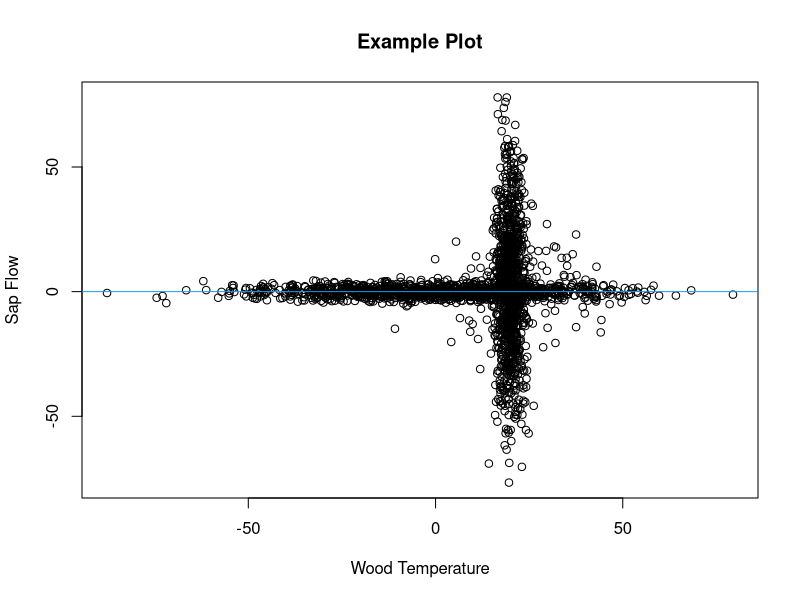

The R script that drew this image: (Note: this script raises an error after producing the figure.)

# Finding Critical Points

# David Moore
# University of New Hampshire Ecohydrology Lab
# May 2023
# davidblakneymoore@gmail.com


# The Explanation

# There are situations where data points, when plotted, cluster around the
# horizontal axis except when they're near a particular value along that axis.
# A picture will help describe this situation.

Predictor_Variable <- c(rnorm(1000, 0, 25), rnorm(1000, 20, 2), rnorm(100, 20, 10))
Response_Variable <- c(rnorm(1000, 0, 2), rnorm(1000, 0, 25), rnorm(100, 0, 10))
Data_Frame <- data.frame(Predictor_Variable = Predictor_Variable, Response_Variable = Response_Variable)
plot(Response_Variable ~ Predictor_Variable, Data_Frame, main = 'Example Plot', xlab = 'Wood Temperature', ylab = 'Sap Flow')
abline(h = 0, col = 4)

# This figure is included in this repository - it's called 'Example Plot 1'.

# This made-up data mimics what I've seen in my studies on winter-dormant-
# season sap flow, where wood temperature is the predictor variable and sap
# flow is the response variable. At extreme wood temperature values, there is
# essentially no sap flow, but when wood temperature values approach a
# particular value (which is often species-specific), sap flows either upward
# or downward in deciduous hardwoods.

# In these scenarios, the value of the predictor variable at which the response
# variable is most variable is unknown. This value, which I'll call the
# 'critical value', must be identified and likely has physiological
# significance for the tree. Here, I propose a method to estimate these
# critical values.

# To estimate a critical value, I propose to split the plane of the plot up
# into four quadrants. The quadrants will come together at a point on the
# horizontal axis somewhere between the minimum and maximum values of the
# predictor variable.  These quadrants will be delineated by two lines that
# cross on the horizontal axis and that have slopes of equal magnitude but of
# different signs (in other words, the lines that delineate the quadrants are
# reflections of each other about the vertical line that passes through the
# point where the lines delineating the quadrant cross). Again, a figure will
# help to illustrate this concept.

Horizontal_Axis_Intercept_Interval <- 0.1
Slope_Interval <- 0.01
Angles <- seq((0 + Slope_Interval), ((pi / 2) - Slope_Interval), Slope_Interval)
Horizontal_Axis_Intercepts <- seq(min(Data_Frame$Predictor_Variable), max(Data_Frame$Predictor_Variable), by = Horizontal_Axis_Intercept_Interval)
i <- sample(seq_len(length((Horizontal_Axis_Intercepts))), 1)
j <- sample(seq_len(length(Angles)), 1)
Bottommost_Points <- ifelse(Data_Frame$Response_Variable < (tan(Angles[j]) * Data_Frame$Predictor_Variable + (-Horizontal_Axis_Intercepts[i] * tan(Angles[j]))) & Data_Frame$Response_Variable < -(tan(Angles[j]) * Data_Frame$Predictor_Variable + (-Horizontal_Axis_Intercepts[i] * tan(Angles[j]))), T, F)
Leftmost_Regions <- ifelse(Data_Frame$Response_Variable > (tan(Angles[j]) * Data_Frame$Predictor_Variable + (-Horizontal_Axis_Intercepts[i] * tan(Angles[j]))) & Data_Frame$Response_Variable < -(tan(Angles[j]) * Data_Frame$Predictor_Variable + (-Horizontal_Axis_Intercepts[i] * tan(Angles[j]))), T, F)
Topmost_Points <- ifelse(Data_Frame$Response_Variable > (tan(Angles[j]) * Data_Frame$Predictor_Variable + (-Horizontal_Axis_Intercepts[i] * tan(Angles[j]))) & Data_Frame$Response_Variable > -(tan(Angles[j]) * Data_Frame$Predictor_Variable + (-Horizontal_Axis_Intercepts[i] * tan(Angles[j]))), T, F)
Rightmost_Points <- ifelse(Data_Frame$Response_Variable < (tan(Angles[j]) * Data_Frame$Predictor_Variable + (-Horizontal_Axis_Intercepts[i] * tan(Angles[j]))) & Data_Frame$Response_Variable > -(tan(Angles[j]) * Data_Frame$Predictor_Variable + (-Horizontal_Axis_Intercepts[i] * tan(Angles[j]))), T, F)
Bottommost_Points <- Data_Frame[Bottommost_Points, ]
Leftmost_Regions <- Data_Frame[Leftmost_Regions, ]
Topmost_Points <- Data_Frame[Topmost_Points, ]
Rightmost_Points <- Data_Frame[Rightmost_Points, ]
plot(Response_Variable ~ Predictor_Variable, Data_Frame, main = 'Example Plot', xlab = 'Wood Temperature', ylab = 'Sap Flow')
points(Bottommost_Points$Predictor_Variable, Bottommost_Points$Response_Variable, col = 2)
points(Leftmost_Regions$Predictor_Variable, Leftmost_Regions$Response_Variable, col = 3)
points(Topmost_Points$Predictor_Variable, Topmost_Points$Response_Variable, col = 4)
points(Rightmost_Points$Predictor_Variable, Rightmost_Points$Response_Variable, col = 5)
abline(a = (-Horizontal_Axis_Intercepts[i] * tan(Angles[j])), b = (tan(Angles[j])))
abline(a = -(-Horizontal_Axis_Intercepts[i] * tan(Angles[j])), b = -(tan(Angles[j])))
abline(h = 0)

# To find the critical value, two processes will happen. First, the lines
# delineating the quadrants will start at the leftmost data point and
# incrementally move rightward along the horizontal axis. Second, at each of
# the horizontal axis intercepts where these two lines meet, the angles of
# these lines will vary incrementally from 0 to pi / 2. For each combination of
# horizontal axis intercept and angle, a least-squares value will be
# calculated. This least-squares value will be the sum of the squared residuals
# from the topmost and bottommost quadrants (these residuals are the difference
# between the data points in these two quadrants and the vertical line that
# passes through the point where the lines delineating the quadrants cross)
# taken together and from the leftmost and rightmost quadrants (these residuals
# are the difference between the data points in these two quadrants and the
# horizontal axis) taken together. The critical point will be the value of the
# predictor variable that generates the minimum least-squares value.

# An even better and more descriptive figure that helps to explain this process
# is included in this repository - it's called 'Example Plot 2.jpeg'.

# This function takes five arguments. The first two are required.

# The 'Predictor_Variable' argument specifies which variable will be treated as
# the variable on the horizontal axis. If the 'Data_Frame' argument is used to
# specify a data frame containing the predictor variable column, the
# 'Predictor_Variable' argument should not be written as a character string (it
# should not be surrounded by quotation marks). If the 'Data_Frame' argument is
# not used, the 'Predictor_Variable' argument should  be written as a character
# string, surrounded by quotation marks. This argument must be numeric and of
# the same length as the 'Response_Variable' argument.

# The 'Response_Variable' argument specifies which variable will be treated as
# the variable on the vertical axis. If the 'Data_Frame' argument is used to
# specify a data frame containing the response variable column, the
# 'Response_Variable' argument should not be written as a character string (it
# should not be surrounded by quotation marks). If the 'Data_Frame' argument is
# not used, the 'Response_Variable' argument should  be written as a character
# string, surrounded by quotation marks. This argument must be numeric and of
# the same length as the 'Predictor_Variable' argument.

# The 'Data_Frame' argument is optional and can be used to identify an object
# of class 'data.frame' that contains both the predictor and response
# variables.

# The 'Slope_Interval' argument specifies, in radians, how gradually slopes
# (angles) should increase from 0 to pi / 2. Smaller 'Slope_Interval' values
# will cause the function to take longer to run but will lead to more accurate
# critical values. This argument must be numeric, of length 1, and between 0
# and pi / 2.

# The 'Horizontal_Axis_Intercept_Interval' argument specifies, in whatever
# units the predictor variable is in, how gradually the quadrants shift from
# right to left. Smaller 'Horizontal_Axis_Intercept_Interval' values will cause
# the function to take longer to run but will lead to more accurate critical
# values. This argument must be numeric, of length 1, and between 0
# and the domain of the predictor variable.


# The Function

Function_for_Finding_the_Critical_Point <- function (Predictor_Variable, Response_Variable, Data_Frame, Slope_Interval = 0.01, Horizontal_Axis_Intercept_Interval = 0.1) {
  if (is.null(Data_Frame)) {
    if (!is.numeric(Predictor_Variable) | !is.numeric(Response_Variable)) {
      stop ("'Predictor_Variable' and 'Response_Variable' must be numeric variables.")
    }
    if (length(Predictor_Variable) != length(Response_Variable)) {
      stop ("'Predictor_Variable' and 'Response_Variable' must be of the same length.")
    }
    Predictor_Variable_Name <- deparse(substitute(Predictor_Variable))
    Response_Variable_Name <- deparse(substitute(Response_Variable))
    Data_Frame <- data.frame(Predictor_Variable = Predictor_Variable, Response_Variable = Response_Variable)
  } else if (!is.null(Data_Frame)) {
    if (class(Data_Frame) != 'data.frame') {
      stop ("'Data_Frame' must be of class 'data.frame'.")
    }
    Predictor_Variable_Name <- deparse(substitute(Predictor_Variable))
    Response_Variable_Name <- deparse(substitute(Response_Variable))
    Predictor_Variable <- Data_Frame[, deparse(substitute(Predictor_Variable))]
    Response_Variable <- Data_Frame[, deparse(substitute(Response_Variable))]
    if (!is.numeric(Predictor_Variable) | !is.numeric(Response_Variable)) {
      stop ("'Predictor_Variable' and 'Response_Variable' must be numeric variables.")
    }
    if (length(Predictor_Variable) != length(Response_Variable)) {
      stop ("'Predictor_Variable' and 'Response_Variable' must be of the same length.")
    }
    Data_Frame <- data.frame(Predictor_Variable = Predictor_Variable, Response_Variable = Response_Variable)
  }
  if (!is.numeric(Horizontal_Axis_Intercept_Interval)) {
    stop ("'Horizontal_Axis_Intercept_Interval' must be numeric.")
  }
  if (length(Horizontal_Axis_Intercept_Interval) != 1) {
    stop ("'Horizontal_Axis_Intercept_Interval' must be a single value.")
  }
  if (Horizontal_Axis_Intercept_Interval <= 0 | Horizontal_Axis_Intercept_Interval >= (max(Data_Frame$Predictor_Variable) - min(Data_Frame$Predictor_Variable))) {
    stop ("'Intercept_Interval' must be greater than 0 and smaller than the difference between the maximum and minimum values of the predictor variable.")
  }
  if (!is.numeric(Slope_Interval)) {
    stop ("'Slope_Interval' must be numeric.")
  }
  if (length(Slope_Interval) != 1) {
    stop ("'Slope_Interval' must be a single value.")
  }
  if (Slope_Interval <= 0 | Slope_Interval >= pi / 2) {
    stop ("'Slope_Interval' must be greater than 0 and less than pi / 2.")
  }
  Angles <- seq((0 + Slope_Interval), ((pi / 2) - Slope_Interval), Slope_Interval)
  Horizontal_Axis_Intercepts <- seq(min(Data_Frame$Predictor_Variable), max(Data_Frame$Predictor_Variable), by = Horizontal_Axis_Intercept_Interval)
  Output <- list(NULL)
  k <- 1
  for (i in seq_len(length(Horizontal_Axis_Intercepts))) {
    for (j in seq_len(length(Angles))) {
      Bottommost_Points <- ifelse(Data_Frame$Response_Variable < (tan(Angles[j]) * Data_Frame$Predictor_Variable + (-Horizontal_Axis_Intercepts[i] * tan(Angles[j]))) & Data_Frame$Response_Variable < -(tan(Angles[j]) * Data_Frame$Predictor_Variable + (-Horizontal_Axis_Intercepts[i] * tan(Angles[j]))), T, F)
      Leftmost_Regions <- ifelse(Data_Frame$Response_Variable > (tan(Angles[j]) * Data_Frame$Predictor_Variable + (-Horizontal_Axis_Intercepts[i] * tan(Angles[j]))) & Data_Frame$Response_Variable < -(tan(Angles[j]) * Data_Frame$Predictor_Variable + (-Horizontal_Axis_Intercepts[i] * tan(Angles[j]))), T, F)
      Topmost_Points <- ifelse(Data_Frame$Response_Variable > (tan(Angles[j]) * Data_Frame$Predictor_Variable + (-Horizontal_Axis_Intercepts[i] * tan(Angles[j]))) & Data_Frame$Response_Variable > -(tan(Angles[j]) * Data_Frame$Predictor_Variable + (-Horizontal_Axis_Intercepts[i] * tan(Angles[j]))), T, F)
      Rightmost_Points <- ifelse(Data_Frame$Response_Variable < (tan(Angles[j]) * Data_Frame$Predictor_Variable + (-Horizontal_Axis_Intercepts[i] * tan(Angles[j]))) & Data_Frame$Response_Variable > -(tan(Angles[j]) * Data_Frame$Predictor_Variable + (-Horizontal_Axis_Intercepts[i] * tan(Angles[j]))), T, F)
      Vertical_Points <- Data_Frame[Bottommost_Points | Topmost_Points, ]
      Vertical_Sum_of_Squared_Residuals <- sum((Vertical_Points$Predictor_Variable - Horizontal_Axis_Intercepts[i]) ^ 2)
      Horizontal_Points <- Data_Frame[Leftmost_Regions | Rightmost_Points, ]
      Horizontal_Sum_of_Squared_Residuals <- sum((Horizontal_Points$Response_Variable) ^ 2)
      Overall_Sum_of_Squared_Residuals <- Vertical_Sum_of_Squared_Residuals + Horizontal_Sum_of_Squared_Residuals
      Output[[k]] <- list(Horizontal_Axis_Intercept = Horizontal_Axis_Intercepts[i], Angle = Angles[j], Overall_Sum_of_Squared_Residuals = Overall_Sum_of_Squared_Residuals, Bottommost_Points_List = Data_Frame[Bottommost_Points, ], Leftmost_Points_List = Data_Frame[Leftmost_Regions, ], Topmost_Points_List = Data_Frame[Topmost_Points, ], Rightmost_Points_List = Data_Frame[Rightmost_Points, ], Vertical_Points = Vertical_Points, Horizontal_Points = Horizontal_Points)
      k <- k + 1
    }
  }
  Output[[which.min(sapply(Output, `[`, 'Overall_Sum_of_Squared_Residuals'))]]
}


# An Example

# Let's see if we can identify the critical point for the made-up data we
# generated in the 'The Explanation' section.

(Critical_Point <- Function_for_Finding_the_Critical_Point(Predictor_Variable, Response_Variable, Data_Frame))
plot(Response_Variable ~ Predictor_Variable, Data_Frame, main = 'Example Plot', xlab = 'Wood Temperature', ylab = 'Sap Flow')
abline(h = 0, col = 4)
abline(v = Critical_Point$Horizontal_Axis_Intercept, col = 4)

# I think the function did a nice job!
